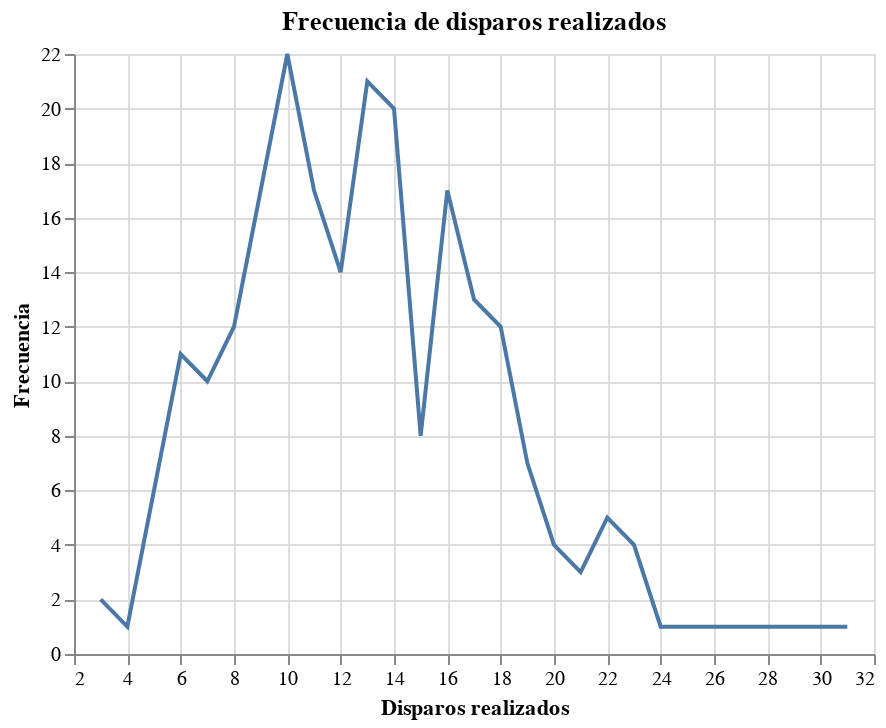

Notebook cell for this chart:
### Markdown cell above
### Gráfica de línea
Gráfica de línea con la frecuencia de disparos realizados.
- [Simple Line Chart](https://altair-viz.github.io/gallery/simple_line_chart.html)

### Code cell
# Gráfica autodescriptiva
alt.Chart(df_cruzazul).mark_line().encode(
    alt.X("Disparos_realizados:Q",title="Disparos realizados"),
    alt.Y('count()', title="Frecuencia")
).properties(
    title="Frecuencia de disparos realizados"
)

### Figure 1 — Vega-Lite specification as saved in the notebook (floating-point values rounded to 4 significant figures; data arrays with more than 128 entries replaced by an {"elided": "..."} marker saying what was removed)
{"$schema": "https://vega.github.io/schema/vega-lite/v4.17.0.json", "config": {"view": {"continuousHeight": 300, "continuousWidth": 400}}, "data": {"name": "data-a9677f9b126812339cd6c1ae04f9fb00"}, "datasets": {"data-a9677f9b126812339cd6c1ae04f9fb00": {"elided": "229 records"}}, "encoding": {"x": {"field": "Disparos_realizados", "title": "Disparos realizados", "type": "quantitative"}, "y": {"aggregate": "count", "title": "Frecuencia", "type": "quantitative"}}, "mark": "line", "title": "Frecuencia de disparos realizados"}
